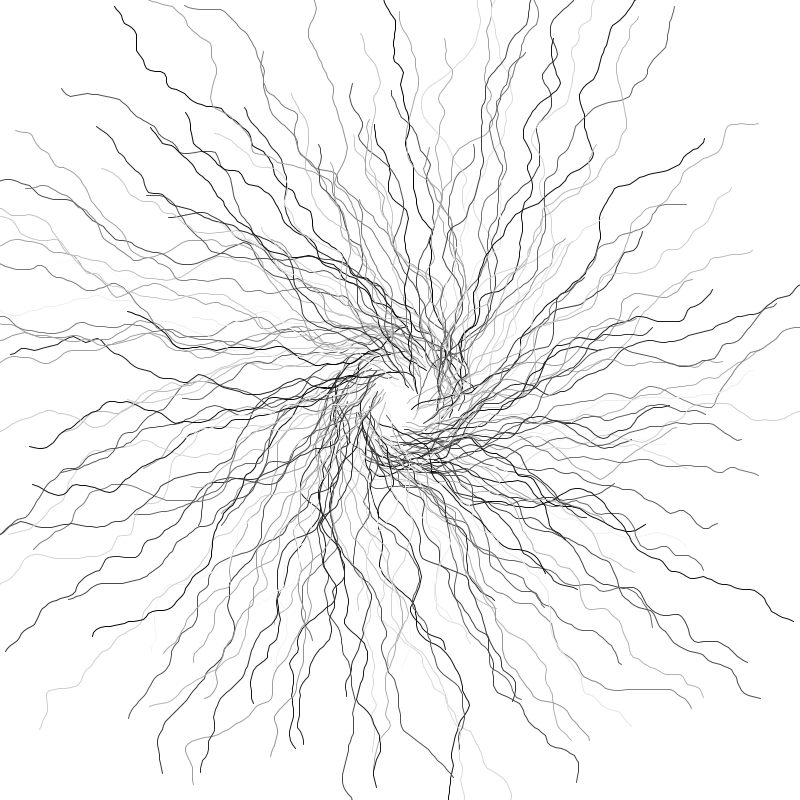
Frame 1 (no input)
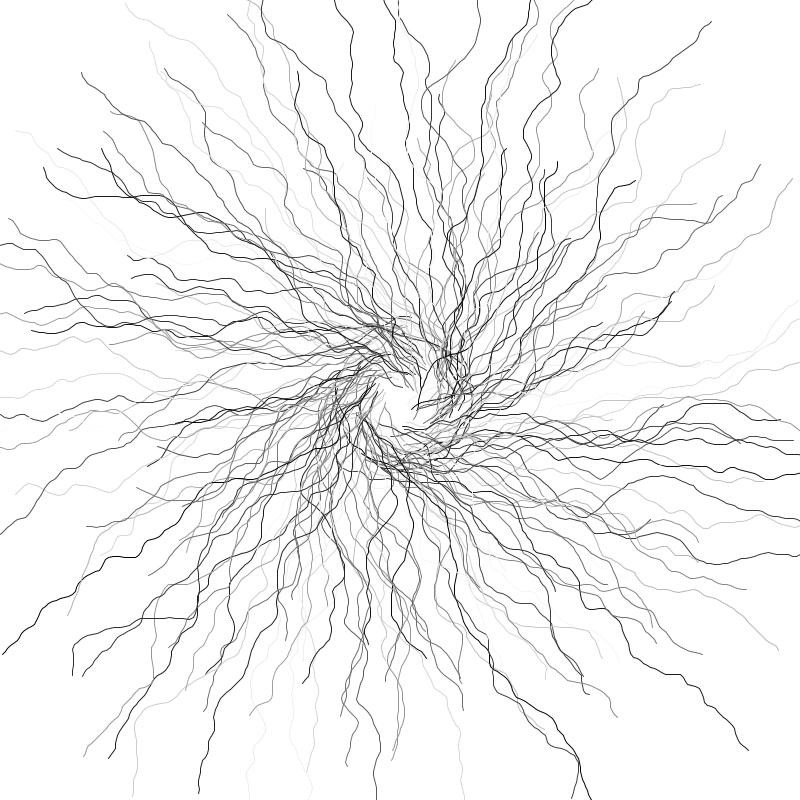
Frame 2 (the mouse pressed at the canvas centre, redrawn once)

The Processing sketch that drew these frames (run headless with seeded random() and noise(); the mouse was pressed at the canvas centre and the sketch redrawn once):

// Processing sketch: processing_136177
// ── processing_136177.pde

int numlines = 180;
float freq = .01;




void setup() {
  size(800, 800);
  noLoop();
}

void draw() {


  background(255);
  stroke(0);
  strokeWeight(1);

  for (int i =0; i < numlines; i++)
  {
    pushMatrix();
    translate(width/2, height/2);
    rotate (radians(i*2) );
    noFill();
    stroke(random(255));

    beginShape();
    float numsteps = random(200,500);
    for (int x=0; x < numsteps; x+=4)
    {
      float n = noise(x*freq,i)*100; //noise default is range 0.0 to 1.0
      println(n);
      vertex(x, n);
    }
    endShape();

    popMatrix();
  }
}



///freq+framecont
